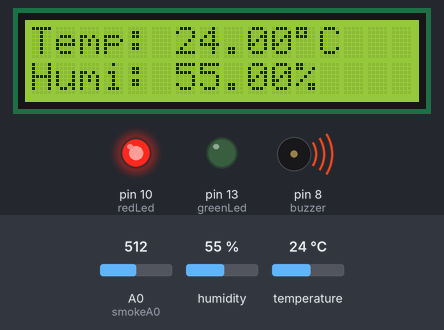
Simulated run of this sketch. Board: Arduino Uno, built with avr-gcc and run on an emulated ATmega328P. Parts: 16×2 character LCD, output pins drawn as LEDs (lit = HIGH), buzzer (waves = sounding). The inputs (shaded band) are chosen by the test bench; at power-on: A0 (smokeA0) = 512, humidity 55 %, temperature 24 °C. What the sketch prints to the serial monitor is not drawn.

Above: at 2.6 s.
2.7 s: A0 (smokeA0) set to 413
4.2 s: A0 (smokeA0) set to 387
At 5.0 s:
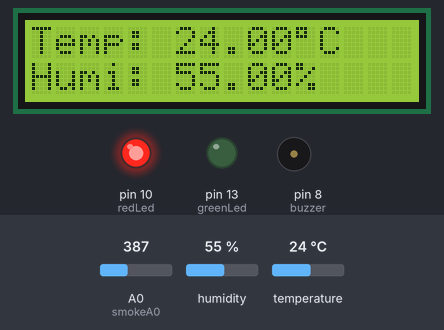
5.8 s: humidity set to 22 %
At 7.4 s:
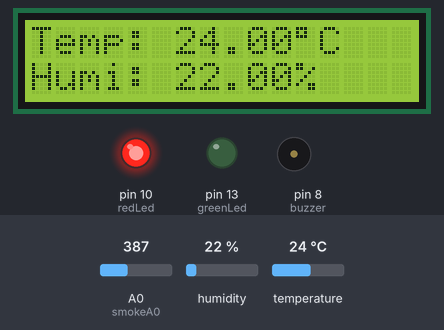
7.7 s: A0 (smokeA0) set to 366
9.2 s: A0 (smokeA0) set to 337
At 9.5 s:
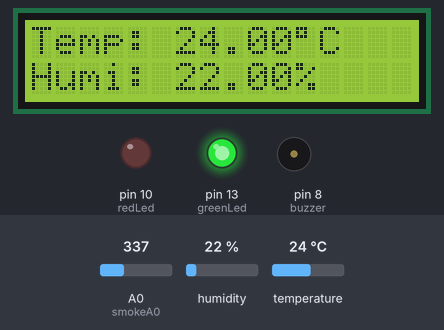
10.7 s: temperature set to 12 °C
At 13.6 s:
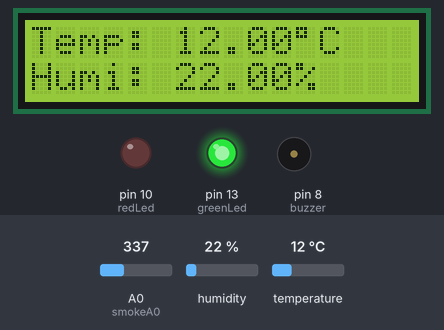
Timing chart, 0 to 14.8 s (numbered marks = the images above; inputs shaded):
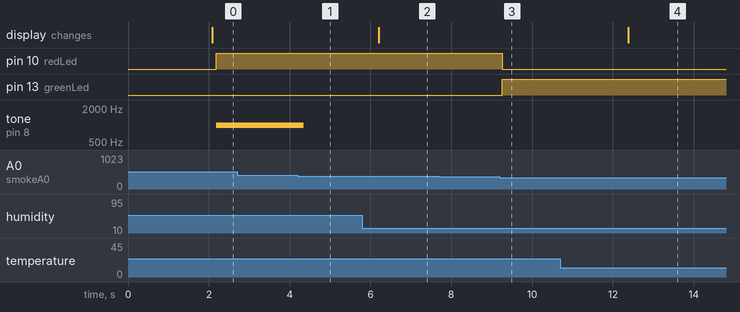

Measured:
- the behaviour switches between 401 and 400 on A0 (smokeA0) (found by bisection; images 0 and 1)
- the behaviour switches between 350 and 349 on A0 (smokeA0) (found by bisection; images 2 and 3)
- after the input at 2.7 s, every drawn part: stays the same
- after the input at 4.2 s, tone on pin 8 (buzzer): 1000 Hz → silent after 0.15 s
- after the input at 5.8 s, the display: changes after 0.40 s (image 2)
- after the input at 7.7 s, every drawn part: stays the same
- after the input at 9.2 s, pin 10 (redLed): HIGH → LOW after 0.07 s; pin 13 (greenLed): LOW → HIGH after 0.07 s
- after the input at 10.7 s, the display: changes after 1.7 s (image 4)

The sketch:

LCD_DHT_MQ11_ARDUINO_UNO.ino
```cpp
#include <Wire.h>
#include <LiquidCrystal_I2C.h>
#include "DHT.h"

#define DHTPIN 2          // what digital pin the DHT11 is connected to
#define DHTTYPE DHT11     // DHT11 sensor is being used

LiquidCrystal_I2C lcd(0x3F,20,4);
DHT dht(DHTPIN, DHTTYPE);

const long interval = 2000; // interval at which to read sensor (milliseconds, 2000ms = 2s)
unsigned long previousMillis = 0; // stores last time temperature was updated
int sensorThres = 400; // Adjust the threshold value based on your sensor's characteristics
int sensorSafeRange = 50; // Range of safe values to prevent flickering between states

// New variables to handle the debouncing effect
bool isGasDetected = false;
unsigned long gasDetectedStartTime = 0;
unsigned long minTimeGasDetected = 2000; // e.g., gas must be detected for at least 2 seconds

// smoke detector pins and threshold
int redLed = 10;
int greenLed = 13;
int buzzer = 8;
int smokeA0 = A0;


void setup() {
  pinMode(redLed, OUTPUT);
  pinMode(greenLed, OUTPUT);
  pinMode(buzzer, OUTPUT);
  pinMode(smokeA0, INPUT);

  dht.begin(); // Initialize DHT sensor
  Serial.begin(9600); // Initialize serial communication
  lcd.init();
  lcd.backlight(); // turn on the backlight of LCD
  lcd.begin(16,2);
}

void loop() {
  unsigned long currentMillis = millis();

  // Only attempt to read from the DHT11 at the interval
  if (currentMillis - previousMillis >= interval) {
    previousMillis = currentMillis; // Save the current time to compare in the next loop iteration

    float humi = dht.readHumidity();          // Read humidity
    float tempC = dht.readTemperature();      // Read temperature as Celsius

    lcd.clear();

    if (isnan(humi) || isnan(tempC)) {
      Serial.println("Failed to read from DHT sensor!"); // Log failure
      lcd.setCursor(0, 0);
      lcd.print("DHT Reading failed");
    } else {
      // When the readings are valid, display them
      lcd.setCursor(0, 0);
      lcd.print("Temp: ");
      lcd.print(tempC);
      lcd.print((char)223);
      lcd.print("C");
      lcd.setCursor(0, 1);
      lcd.print("Humi: ");
      lcd.print(humi);
      lcd.print("%");
    }
  }

  // Smoke/gas detection functionality
  int analogSensor = analogRead(smokeA0);
  Serial.print("Pin A0: ");
  Serial.println(analogSensor);

  // Check gas levels and handle the alert system with debouncing
  if (analogSensor > sensorThres) {
    // If gas is detected and it's the first detection, record the time
    if (!isGasDetected) {
      isGasDetected = true;
      gasDetectedStartTime = millis();
    }
    // Check if gas has been detected for longer than the minimum time
    else if (millis() - gasDetectedStartTime > minTimeGasDetected) {
      activateAlert();
    }
  }
  else if (isGasDetected && analogSensor < sensorThres - sensorSafeRange) {
    // If the level drops to a safe range, deactivate alert
    isGasDetected = false;
    deactivateAlert();
  }

  delay(100); // delay for stability
}

void activateAlert() {
  // Activate warning devices
  digitalWrite(redLed, HIGH);   // Red LED indicates danger
  digitalWrite(greenLed, LOW);  // Green LED off
  tone(buzzer, 1000, 200);       // Sound buzzer
}

void deactivateAlert() {
  // Deactivate warning devices
  digitalWrite(redLed, LOW);    // No danger, so red LED off
  digitalWrite(greenLed, HIGH); // Indicate safe with green LED
  noTone(buzzer);               // Stop buzzer
}
```
